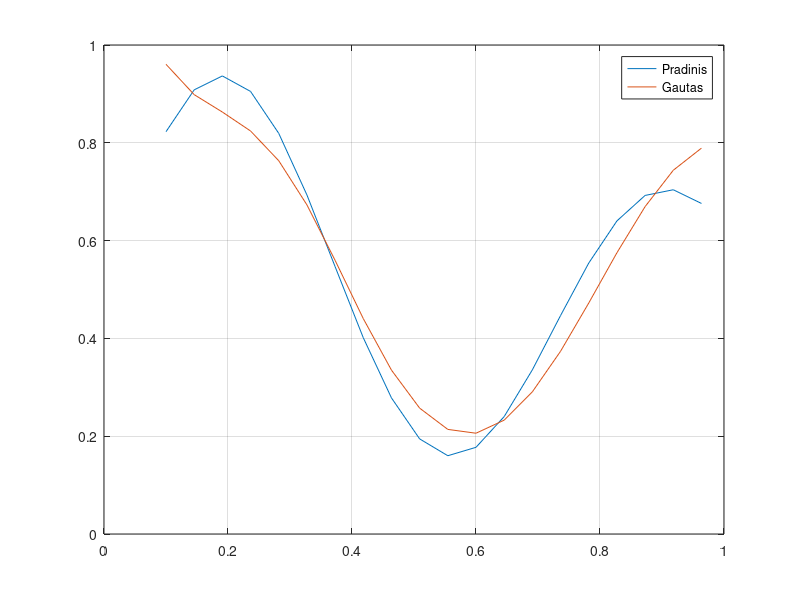
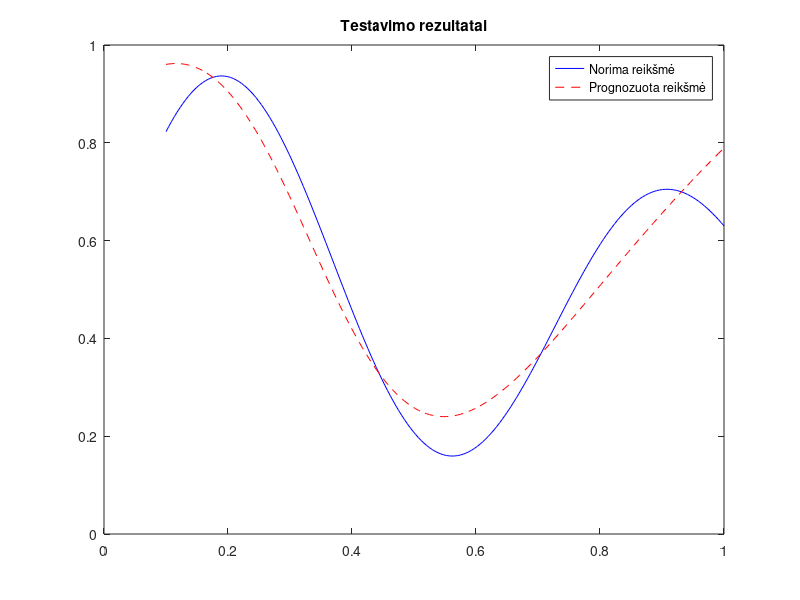

MATLAB code for these plots, in order:
clear all    
close all    

% Sukuriami duomenys
x = 0.1: 1/22: 1;    % Sukuriamas 20 skaičių vektorius nuo 0.1 iki 1
y = ((1 + 0.6 * sin(2 * pi * x / 0.7)) + 0.3 * sin(2 * pi * x)) / 2;    % Apskaičiuojama norima išėjimo reikšmė

figure(1)    
plot(x, y)    
grid on    

% Mokymų skaičius
mokymu_sk = 1500;    % Nustatomas mokymų ciklų skaičius

% Pirmas sluoksnis
w11_1 = rand(1); w21_1 = rand(1);    % Atsitiktiniai svoriai pirmajam sluoksniui
w31_1 = rand(1); w41_1 = rand(1);    % atsitiktiniai svoriai
b1_1 = rand(1); b2_1 = rand(1);    % Atsitiktiniai svoriai bendrai sumai
b3_1 = rand(1); b4_1 = rand(1);    % atsitiktiniai svoriai bendrai sumai

% Antras sluoksnis
w11_2 = rand(1); w12_2 = rand(1); w13_2 = rand(1); w14_2 = rand(1);    % Atsitiktiniai svoriai antrajam sluoksniui
b1_2 = rand(1);    % Atsitiktinis svoris bendrai sumai
eta = 0.1;    % Mokymosi greitis
Y = zeros(1, length(x));    % Inicializuojamas išėjimo vektorius su nulinėmis reikšmėmis

% Perceptronas
for j = 1:mokymu_sk    % Mokymų ciklas
    for i = 1:length(x)    % Kiekvienai įėjimo reikšmei
        
        % Pirmas paslėptasis sluoksnis
        v1_1 = w11_1 * x(i) + b1_1;    % Apskaičiuojama bendra suma pirmam neuronui
        v2_1 = w21_1 * x(i) + b2_1;    % Apskaičiuojama bendra suma antram neuronui
        v3_1 = w31_1 * x(i) + b3_1;    % Apskaičiuojama bendra suma trečiam neuronui
        v4_1 = w41_1 * x(i) + b4_1;    % Apskaičiuojama bendra suma ketvirtam neuronui

        % Paslėptojo sluoksnio aktyvavimo funkcija
        y1_1 = tanh(v1_1);    % Hiperbolinio tangento funkcija pirmam neuronui
        y2_1 = tanh(v2_1);    % Hiperbolinio tangento funkcija antram neuronui
        y3_1 = tanh(v3_1);    % Hiperbolinio tangento funkcija trečiam neuronui
        y4_1 = tanh(v4_1);    % Hiperbolinio tangento funkcija ketvirtam neuronui
        
        % Antras išėjimo sluoksnis
        v1_2 = y1_1 * w11_2 + y2_1 * w12_2 + y3_1 * w13_2 + y4_1 * w14_2 + b1_2;    % Apskaičiuojama bendra suma išėjimo neuronui
        
        % Išėjimo sluoksnio aktyvavimo funkcija
        y1_2 = v1_2;    % Tiesinė aktyvavimo funkcija (tiesiog priskiriame)
        Y(i) = y1_2;    % Išsaugome išėjimo reikšmę
        
        % Klaida
        e = y(i) - y1_2;    % Apskaičiuojama klaida
        
        % Svorio atnaujinimas
        delta1_2 = e;    % Klaida
        
        % Paslėptojo sluoksnio klaidos gradientas
        delta1_1 = (1 - tanh(v1_1)^2) * delta1_2 * w11_2;    % Pirmo neurono gradientas
        delta2_1 = (1 - tanh(v2_1)^2) * delta1_2 * w12_2;    % Antro neurono gradientas
        delta3_1 = (1 - tanh(v3_1)^2) * delta1_2 * w13_2;    % Trečio neurono gradientas
        delta4_1 = (1 - tanh(v4_1)^2) * delta1_2 * w14_2;    % Ketvirto neurono gradientas
        
        % Atnaujinami svoriai
        w11_2 = w11_2 + eta * delta1_2 * y1_1;    % Atnaujinamas svoris pirmam išėjimo neuronui
        w12_2 = w12_2 + eta * delta1_2 * y2_1;    % Atnaujinamas svoris antram išėjimo neuronui
        w13_2 = w13_2 + eta * delta1_2 * y3_1;    % Atnaujinamas svoris trečiam išėjimo neuronui
        w14_2 = w14_2 + eta * delta1_2 * y4_1;    % Atnaujinamas svoris ketvirtam išėjimo neuronui
        b1_2 = b1_2 + eta * delta1_2;    % Atnaujinamas svoris išėjimo sluoksniui
        
        % Paslėptojo sluoksnio svorių atnaujinimas
        w11_1 = w11_1 + eta * delta1_1 * x(i);    % Atnaujinamas svoris pirmam paslėptojo sluoksnio neuronui
        w21_1 = w21_1 + eta * delta2_1 * x(i);    % Atnaujinamas svoris antram paslėptojo sluoksnio neuronui
        w31_1 = w31_1 + eta * delta3_1 * x(i);    % Atnaujinamas svoris trečiam paslėptojo sluoksnio neuronui
        w41_1 = w41_1 + eta * delta4_1 * x(i);    % Atnaujinamas svoris ketvirtam paslėptojo sluoksnio neuronui
        b1_1 = b1_1 + eta * delta1_1;    % Atnaujinamas bias svoris pirmam paslėptojo sluoksnio neuronui
        b2_1 = b2_1 + eta * delta2_1;    % Atnaujinamas bias svoris antram paslėptojo sluoksnio neuronui
        b3_1 = b3_1 + eta * delta3_1;    % Atnaujinamas bias svoris trečiam paslėptojo sluoksnio neuronui
        b4_1 = b4_1 + eta * delta4_1;    % Atnaujinamas bias svoris ketvirtam paslėptojo sluoksnio neuronui
    end
end

hold on    
plot(x, Y);    
legend('Pradinis', 'Gautas')    
hold off    

% Testavimas 
test_x = linspace(0.1, 1, 200);  
test_y = ((1 + 0.6 * sin(2 * pi * test_x / 0.7)) + 0.3 * sin(2 * pi * test_x)) / 2; 
Y_test = zeros(1, length(test_x));

for i = 1:length(test_x)
    % Pirmas paslėptasis sluoksnis
    v1_1 = w11_1 * test_x(i) + b1_1;
    v2_1 = w21_1 * test_x(i) + b2_1;
    v3_1 = w31_1 * test_x(i) + b3_1;
    v4_1 = w41_1 * test_x(i) + b4_1;
    
    % Paslėptojo sluoksnio aktyvavimo funkcija
    y1_1 = tanh(v1_1);
    y2_1 = tanh(v2_1);
    y3_1 = tanh(v3_1);
    y4_1 = tanh(v4_1);
    
    % išėjimo sluoksnis
    v1_2 = y1_1 * w11_2 + y2_1 * w12_2 + y3_1 * w13_2 + y4_1 * w14_2 + b1_2;
    
    % Išėjimo sluoksnio aktyvavimo funkcija
    y1_2 = v1_2;
    Y_test(i) = y1_2;
end

figure(2)
plot(test_x, test_y, 'b', test_x, Y_test, 'r--')
legend('Norima reikšmė', 'Prognozuota reikšmė')
title('Testavimo rezultatai')
